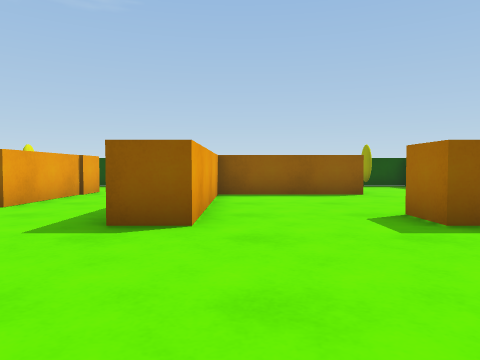
view 1 (above)

19 first-person views from a walk through a 3-D level made in the Unity game engine. The camera is 0.68 m above the floor, tilts 2° down and sees 70° across. The floor is counted in squares, 1 m on a side. Each view is taken from the middle of a square. On the plan, view 1 faces up. The plan holds only what a view shows up to about 10 squares ahead; the rest is blank. The player character is not drawn.

view 2
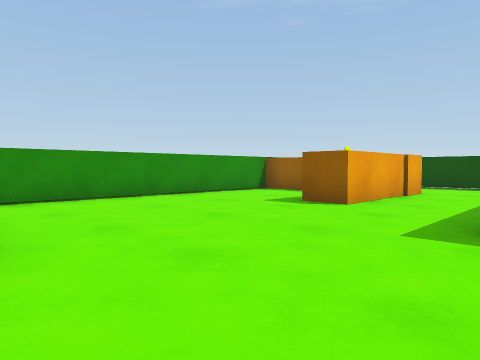

view 3
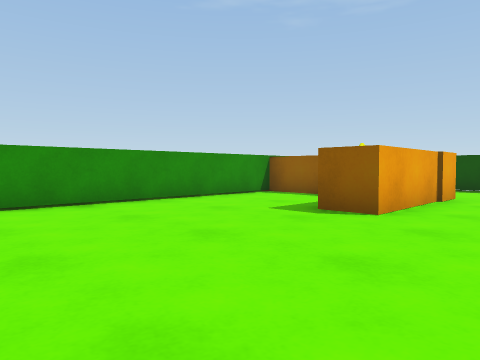

view 4
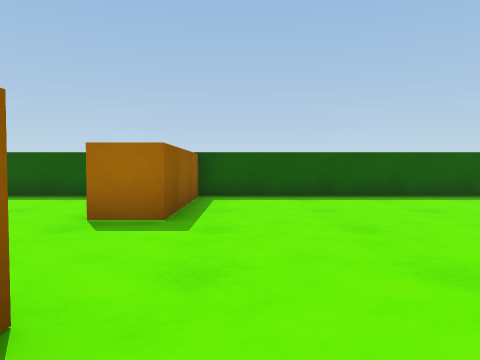

view 5
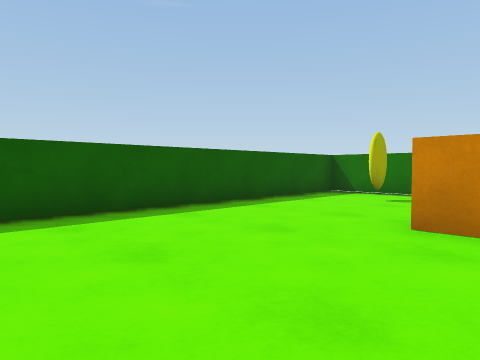

view 6
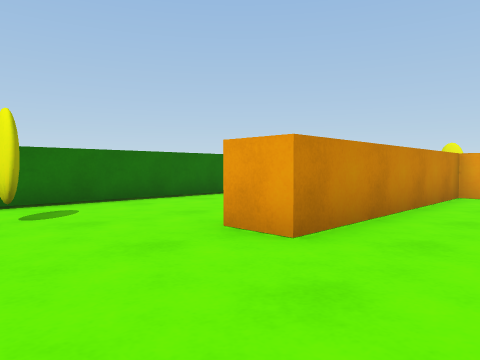

view 7
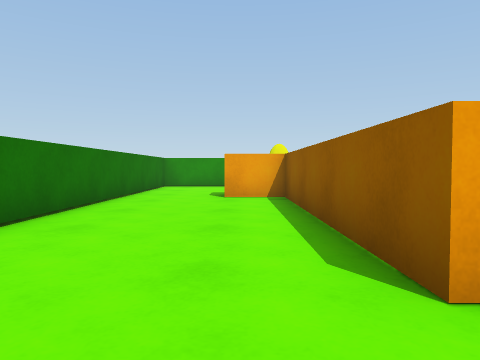

view 8
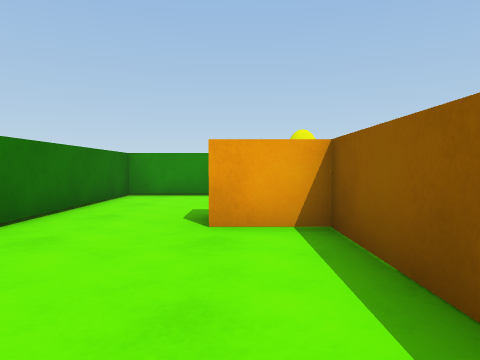

view 9
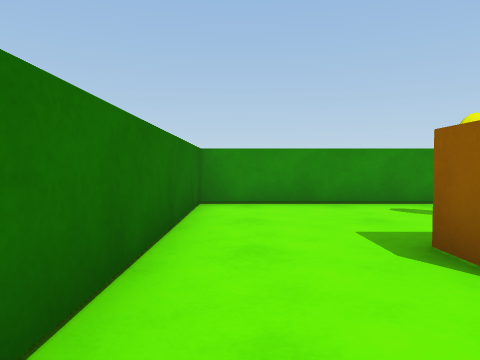

view 10
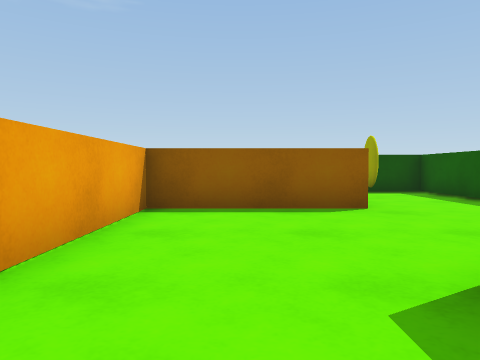

view 11
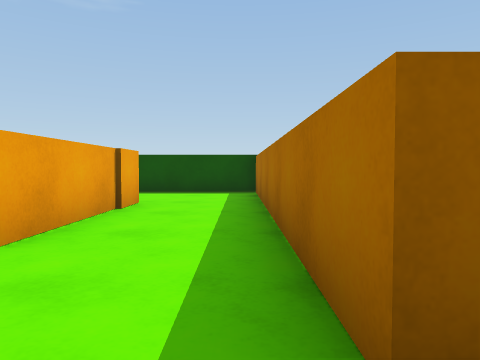

view 12
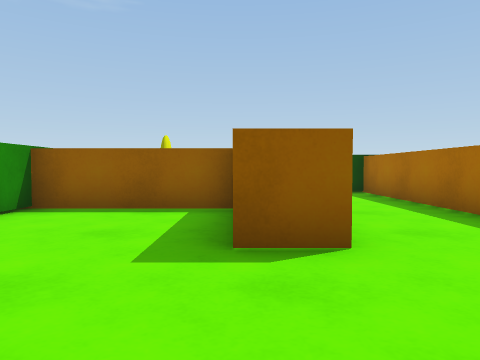

view 13
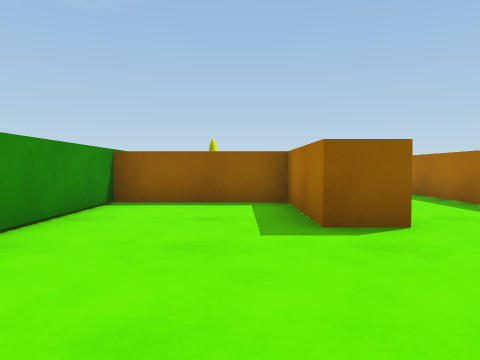

view 14
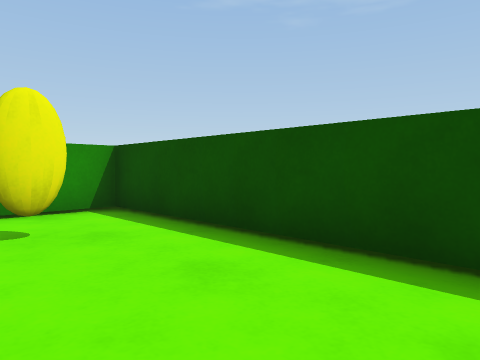

view 15
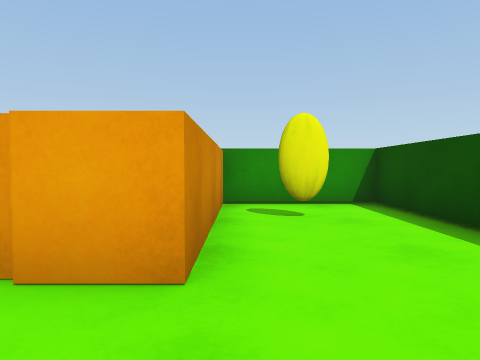

view 16
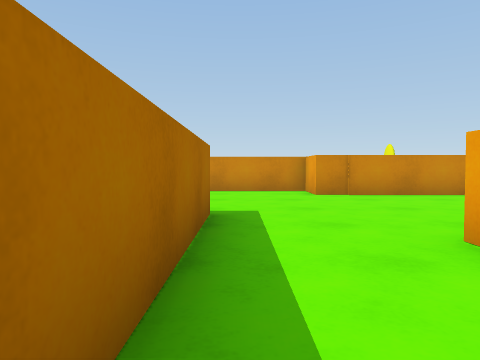

view 17
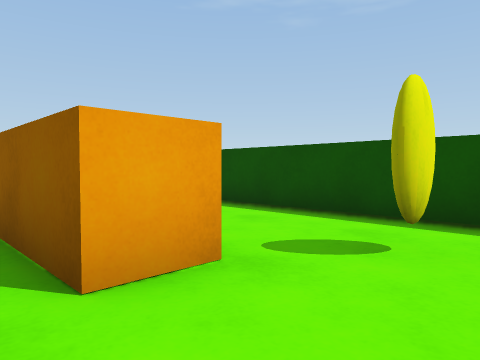

view 18
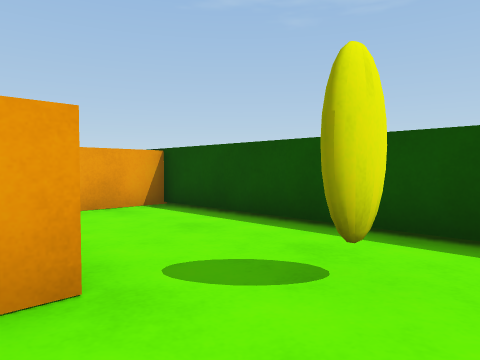

view 19
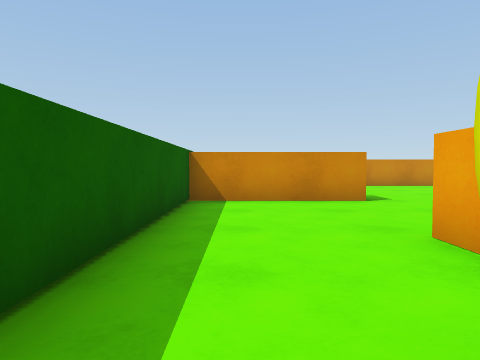

### Floor plan
Points are (right, up) in squares from view 1. A wall is a line through its corners. A room is listed if a view was taken in it or the views show most of it. See-through windows are left out.
Room 1 (views 1, 2, 3, 4, 5, 6, 7, 8, 9, 10, 11, 12, 13, 14, 15, 16, 17, 18)
walls: (-7.8, 0.4) (-4, 0.4) (-4, -1) (2.3, -1) (2.3, -2) (-4, -2) (-4, -3.4); (-4.2, -3.4) (-5, -3.4); (-8.5, -1.2) (-8.5, -5.7) (6, -5.7) (6, 4) (2.4, 4) (2.4, 5) (6, 5) (6, 9.5); (3.1, 9.8) (3.1, 8.7) (-0.6, 8.7) (-0.6, 4) (-1.6, 4) (-1.6, 12.5) (-8.5, 12.5) (-8.5, 9.7) (-4, 9.7) (-4, 5.9) (-5.1, 5.9) (-5.1, 8.7) (-8.5, 8.7) (-8.5, 1.2)
ways out: opening at (4.5, 9) to room 2
Room 2 (view 19)
walls: (6, 9.5) (6, 12.5) (-0.6, 12.5) (-0.6, 11)
ways out: opening at (4.5, 9) to room 1

Positions as (right, up) in squares from view 1, and headings:
1: (0, 0), facing up
2: (-1, 0), facing up-left
3: (-2, 1), facing up-left
4: (-2, 3), facing right
5: (1, 3), facing down-right
6: (5, 1), facing down-left
7: (4, -3), facing left
8: (0, -3), facing left
9: (-2, -5), facing left
10: (1, 3), facing up
11: (-2, 3), facing up
12: (-5, 3), facing up
13: (-6, 2), facing up
14: (-3, 10), facing up-left
15: (-2, 10), facing left
16: (-2, 9), facing down
17: (5, 8), facing up-left
18: (5, 9), facing up-left
19: (5, 12), facing down
